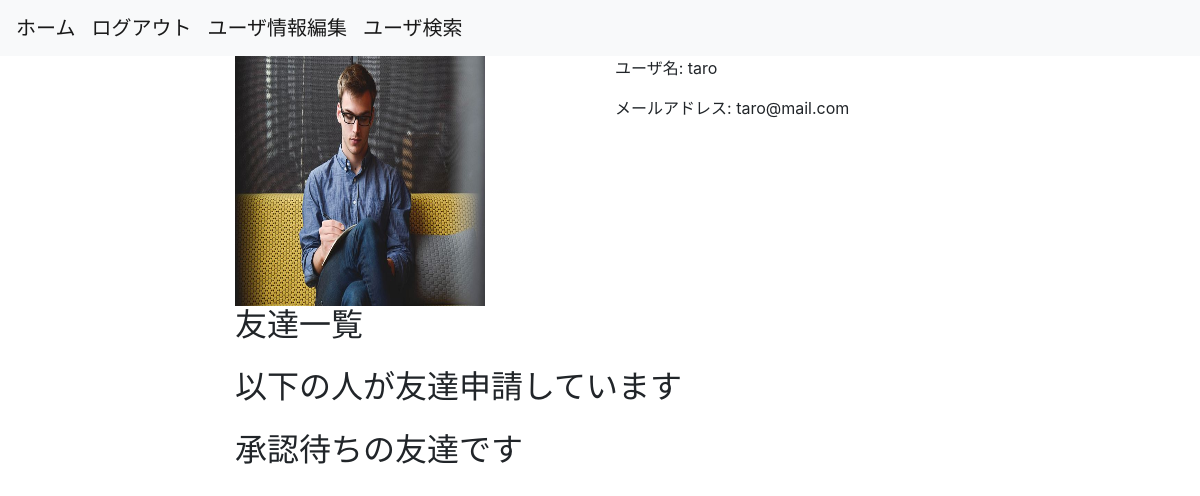
The app's page / (signed in), older data.
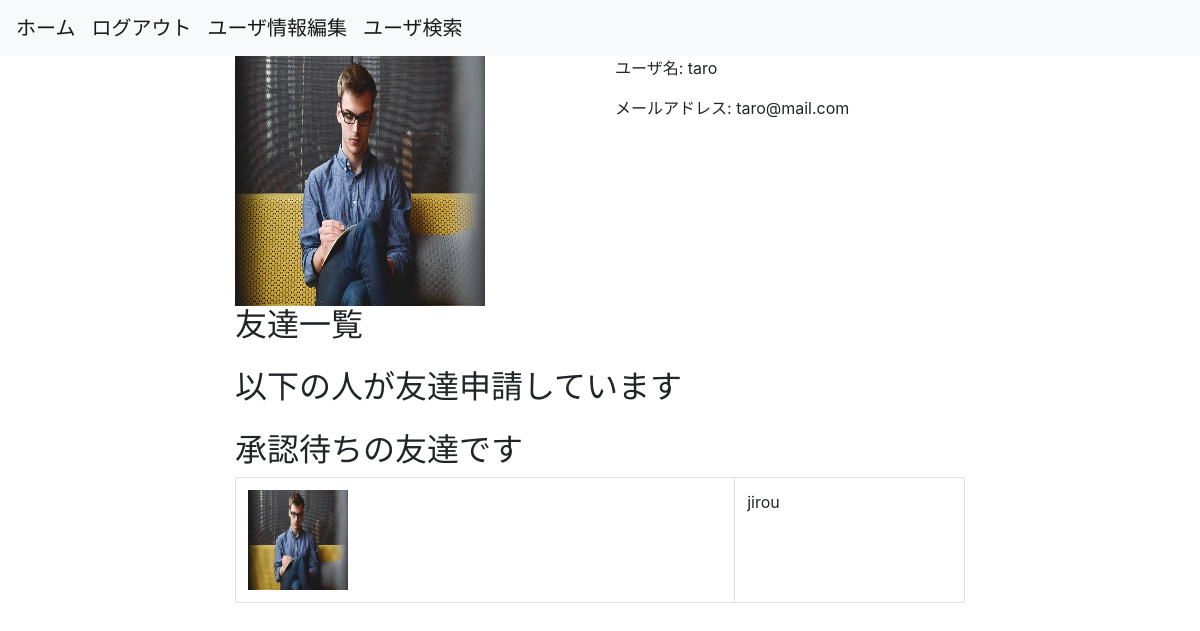
The same page, newer data.
### flaskr/models.py (models this page shows, shortened)
class User(UserMixin, db.Model):
    __tablename__ = 'users'
    id = db.Column(db.Integer, primary_key=True)
    username = db.Column(db.String(64), index=True)
    email = db.Column(db.String(64), unique=True, index=True)
    password = db.Column(
        db.String(128),
        default=generate_password_hash('snsflaskapp')
    )
    picture_path = db.Column(db.Text)
    is_active = db.Column(db.Boolean, unique=False, default=False)
    create_at = db.Column(db.DateTime, default=datetime.now)
    update_at = db.Column(db.DateTime, default=datetime.now)
    @classmethod
    def select_friends(cls):
        return cls.query.join(
            UserConnect,
            or_(
                and_(
                    UserConnect.to_user_id == cls.id,
                    UserConnect.from_user_id == current_user.get_id(),
                    UserConnect.status == 2
                ),
                and_(
                    UserConnect.from_user_id == cls.id,
                    UserConnect.to_user_id == current_user.get_id(),
                    UserConnect.status == 2
                )
            )
        ).with_entities(
            cls.id, cls.username, cls.picture_path
        ).all()
    @classmethod
    def select_requested_friends(cls):
        return cls.query.join(
            UserConnect,
            and_(
                UserConnect.from_user_id == cls.id,
                UserConnect.to_user_id == current_user.get_id(),
                UserConnect.status == 1
            )
        ).with_entities(
            cls.id, cls.username, cls.picture_path
        ).all()
    @classmethod
    def select_requesting_friends(cls):
        return cls.query.join(
            UserConnect,
            and_(
                UserConnect.from_user_id == current_user.get_id(),
                UserConnect.to_user_id == cls.id,
                UserConnect.status == 1
            )
        ).with_entities(
            cls.id, cls.username, cls.picture_path
        ).all()

### flaskr/views.py (the view)
@bp.route('/')
def home():
    friends = requested_friends = requesting_friends = None
    connect_form = ConnectForm()
    session['url'] = 'app.home'
    if current_user.is_authenticated:
        friends = User.select_friends()
        requested_friends = User.select_requested_friends()
        requesting_friends = User.select_requesting_friends()
    return render_template(
        'home.html',
        friends = friends,
        requested_friends = requested_friends,
        requesting_friends = requesting_friends,
        connect_form = connect_form
    )

### flaskr/models.py (called while the page is built)
@login_manager.user_loader
def load_user(user_id):
    return User.query.get(user_id)

### flaskr/templates/home.html (shortened to what this page needs)
{% extends "base.html" %}
{% block content %}
<div class="row">
    {% if current_user.is_authenticated %}
    <div class="col-lg-2 offset-lg-2">
        {% if current_user.picture_path %}
            <img class="user-image-big" src="{{ url_for('static', filename=current_user.picture_path) }}">
        {% endif %}
    </div>
    <div class="col-lg-4 offset-lg-2">
        <p>ユーザ名: {{ current_user.username }}</p>
        <p>メールアドレス: {{ current_user.email }}</p>
    </div>
    <div class="col-lg-8 offset-lg-2">
        <h2>友達一覧</h2>
    </div>
    <div class="col-lg-8 offset-lg-2">
        <h2>以下の人が友達申請しています</h2>
    </div>
    <div class="col-lg-8 offset-lg-2">
        <h2>承認待ちの友達です</h2>
        <table class="table table-bordered">
            {% for friend in requesting_friends %}
            <tr>
                {% if friend.picture_path %}
                <td><img class="user-image-small" src="{{ url_for('static', filename=friend.picture_path)}}"></td>
                {% else %}
                <td></td>
                {% endif %}
                <td>{{ friend.username }}</td>
            </tr>
            {% endfor %}
        </table>
    </div>
    {% else %}
        <p>ログイン or 登録をしてください</p>
    {% endif %}
</div>
{% endblock %}

### flaskr/templates/base.html (shortened to what this page needs)
<!DOCTYPE html>
<html lang="ja">
    <head>
        <link rel="stylesheet" href="https://stackpath.bootstrapcdn.com/bootstrap/4.5.0/css/bootstrap.min.css">
        <link rel="stylesheet" href="{{ url_for('static', filename='css/style.css')}}">
    </head>
    <body>
        <nav class="navbar navbar-expand-lg navbar-light bg-light">
            <a class="navbar-brand" href="{{url_for('app.home')}}">
                ホーム
            </a>
            {% if current_user.is_authenticated %}
            <a class="navbar-brand" href="{{url_for('app.logout')}}">
                ログアウト
            </a>
            <a class="navbar-brand" href="{{url_for('app.user')}}">
                ユーザ情報編集
            </a>
            <a class="navbar-brand" href="{{ url_for('app.user_search')}}">
                ユーザ検索
            </a>
            {% endif %}
        </nav>
        <div class="container">
            {% block content %}
            {% endblock %}
        </div>
    </body>
</html>

### flaskr/static/css/style.css (style rules this page uses)
.user-image-big { width: 250px; height: 250px; }
.user-image-small { width: 100px; height: 100px; }

Row changes from the older to the newer data that the page shows:
now on this page (row edited): User: picture_path (picture), username "jirou"
